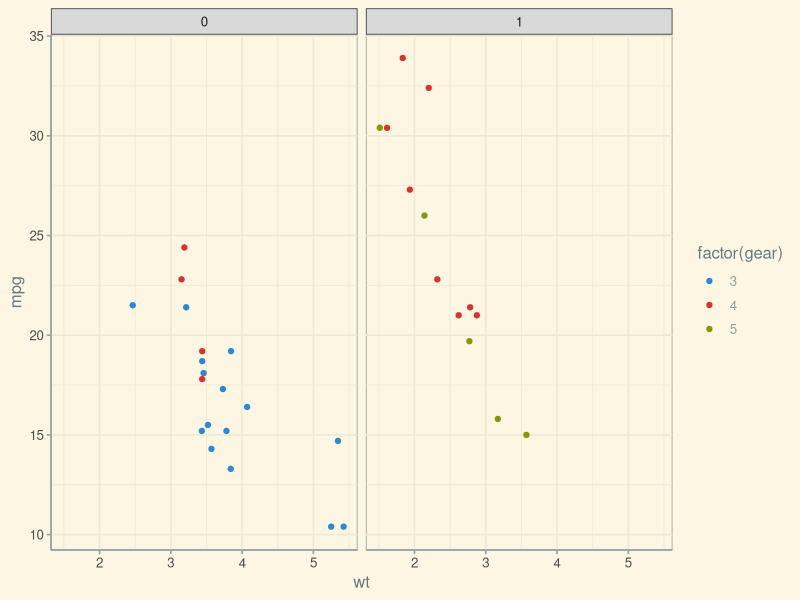

The R script that drew this image:
library(ggthemes)


### Name: scale_fill_solarized
### Title: Solarized color scales
### Aliases: scale_fill_solarized scale_colour_solarized
###   scale_color_solarized

### ** Examples

library("ggplot2")

p <- ggplot(mtcars) +
     geom_point(aes(x = wt, y = mpg, colour = factor(gear))) +
     facet_wrap(~am)
p + theme_solarized() +
  scale_colour_solarized()
